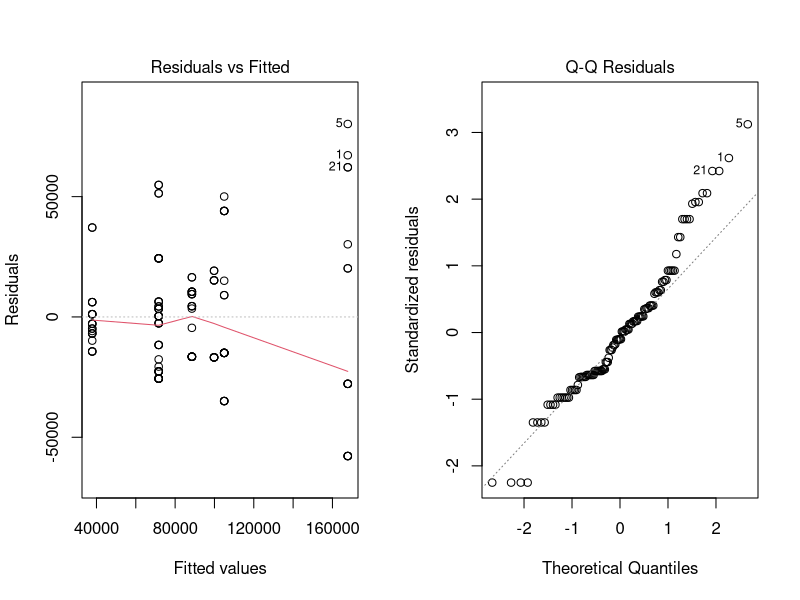
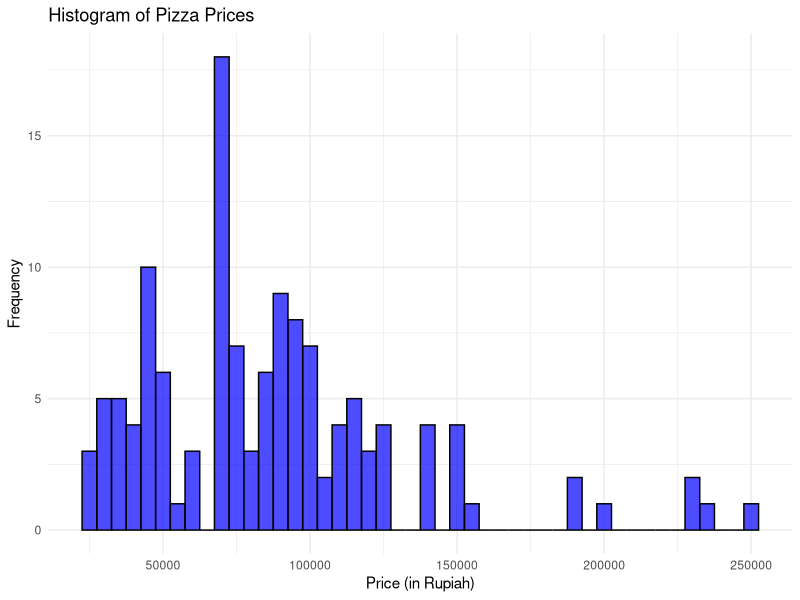
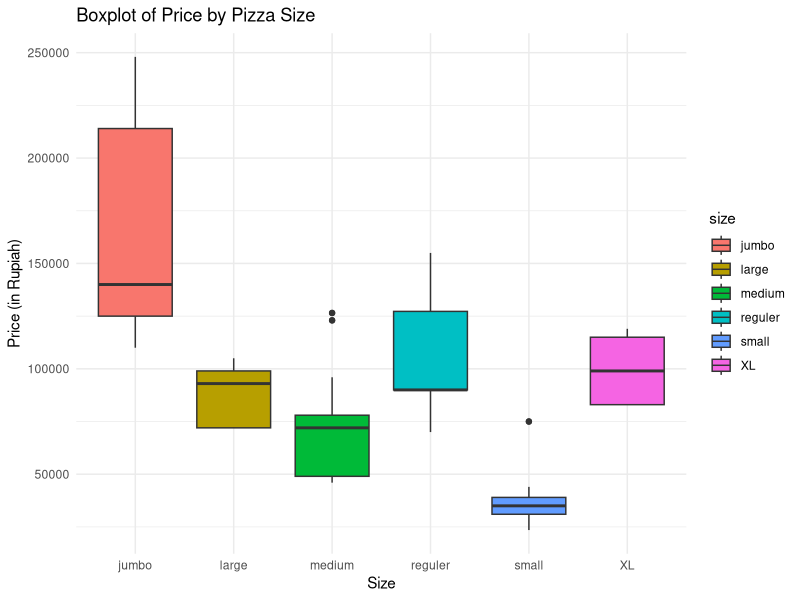
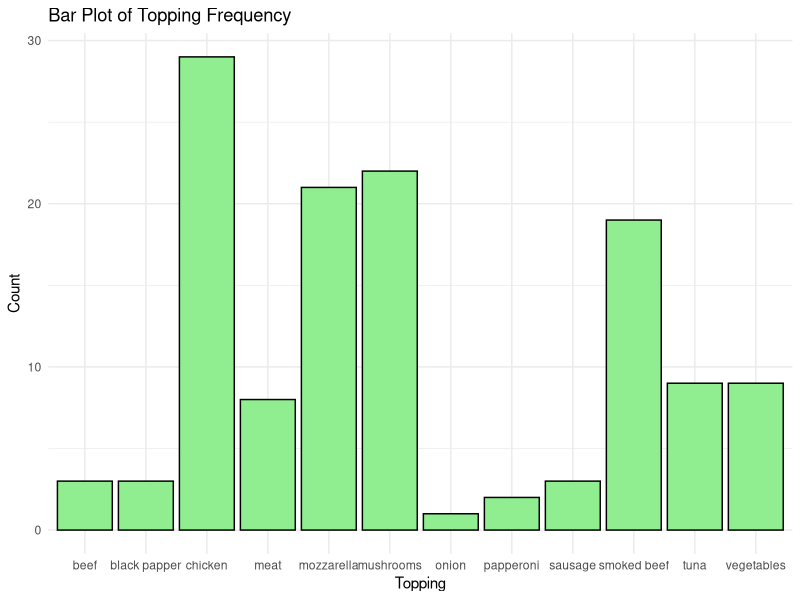
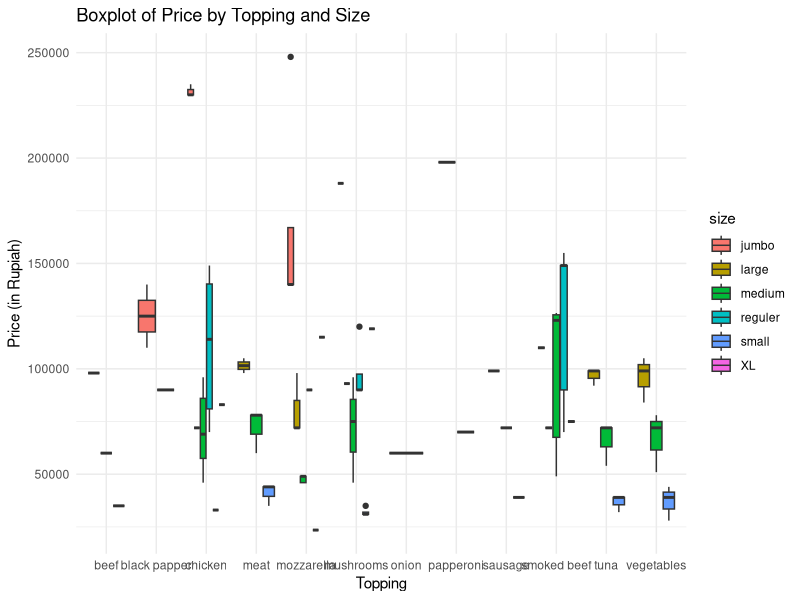
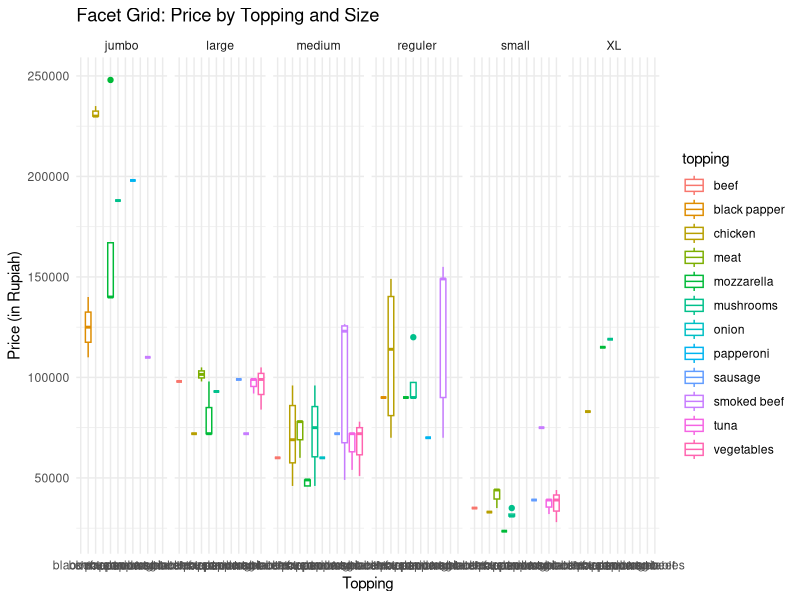

These figures' R source, in order:
# Load the dataset
PizzaData <- read.csv("data/pizza_v1.csv", colClasses = c(
  company = "factor",
  price_rupiah = "numeric",
  diameter = "numeric",
  topping = "factor",
  variant = "factor",
  size = "factor",
  extra_sauce = "factor",
  extra_cheese = "factor"
))

# Display structure to verify data types
str(PizzaData)

# Display the first few rows to ensure data is loaded correctly
head(PizzaData)

# View the dataset in a spreadsheet-like interface (optional)
View(PizzaData)

# Measures of Frequency for categorical variables (e.g., company, topping, variant)
company_freq <- table(PizzaData$company)
topping_freq <- table(PizzaData$topping)
variant_freq <- table(PizzaData$variant)
size_freq <- table(PizzaData$size)

# Display frequency tables
print(company_freq)
print(topping_freq)
print(variant_freq)
print(size_freq)

# For extra features: Frequency of 'extra_sauce' and 'extra_cheese'
extra_sauce_freq <- table(PizzaData$extra_sauce)
extra_cheese_freq <- table(PizzaData$extra_cheese)

# Display these frequencies
print(extra_sauce_freq)
print(extra_cheese_freq)

# Mean (average) of price_rupiah and diameter
mean_price <- mean(PizzaData$price_rupiah)
mean_diameter <- mean(PizzaData$diameter)

# Median (middle value) of price_rupiah and diameter
median_price <- median(PizzaData$price_rupiah)
median_diameter <- median(PizzaData$diameter)

# Mode (most frequent value) - Custom function for mode
get_mode <- function(x) {
  uniq_x <- unique(x)
  uniq_x[which.max(tabulate(match(x, uniq_x)))]
}

# Mode for categorical variables
mode_topping <- get_mode(PizzaData$topping)
mode_variant <- get_mode(PizzaData$variant)
mode_size <- get_mode(PizzaData$size)

# Display results
print(paste("Mean Price:", mean_price))
print(paste("Mean Diameter:", mean_diameter))
print(paste("Median Price:", median_price))
print(paste("Median Diameter:", median_diameter))
print(paste("Mode Topping:", mode_topping))
print(paste("Mode Variant:", mode_variant))
print(paste("Mode Size:", mode_size))

# Variance and Standard Deviation for price_rupiah and diameter
var_price <- var(PizzaData$price_rupiah)
sd_price <- sd(PizzaData$price_rupiah)

var_diameter <- var(PizzaData$diameter)
sd_diameter <- sd(PizzaData$diameter)

# Range (minimum and maximum) for price_rupiah and diameter
range_price <- range(PizzaData$price_rupiah)
range_diameter <- range(PizzaData$diameter)

# Interquartile Range (IQR) for price_rupiah and diameter
iqr_price <- IQR(PizzaData$price_rupiah)
iqr_diameter <- IQR(PizzaData$diameter)

# Display results
print(paste("Variance in Price:", var_price))
print(paste("Standard Deviation in Price:", sd_price))
print(paste("Range of Price:", range_price))
print(paste("IQR of Price:", iqr_price))

print(paste("Variance in Diameter:", var_diameter))
print(paste("Standard Deviation in Diameter:", sd_diameter))
print(paste("Range of Diameter:", range_diameter))
print(paste("IQR of Diameter:", iqr_diameter))

# Correlation between price_rupiah and diameter (only for numerical variables)
cor_price_diameter <- cor(PizzaData$price_rupiah, PizzaData$diameter)

# Cross-tabulation between categorical variables (e.g., company and size)
company_size_crosstab <- table(PizzaData$company, PizzaData$size)

# Display results
print(paste("Correlation between Price and Diameter:", cor_price_diameter))
print("Company and Size Cross-tabulation:")
print(company_size_crosstab)

# Skewness and Kurtosis for price_rupiah
library(e1071)
skew_price <- skewness(PizzaData$price_rupiah)
kurt_price <- kurtosis(PizzaData$price_rupiah)

print(paste("Skewness of Price:", skew_price))
print(paste("Kurtosis of Price:", kurt_price))

# ANOVA for price based on pizza size
anova_size <- aov(price_rupiah ~ size, data = PizzaData)

# Display ANOVA table for size
summary(anova_size)

# Post-hoc test if ANOVA for size is significant
tukey_size <- TukeyHSD(anova_size)

# Display the post-hoc test results
print(tukey_size)

# Check assumptions:
# 1. Residuals vs Fitted plot (for homogeneity of variances)
# 2. Normal Q-Q plot (for normality of residuals)
par(mfrow = c(1, 2))  # Set up two plots side by side
plot(anova_size, 1)   # Residuals vs Fitted plot
plot(anova_size, 2)   # Normal Q-Q plot

# Levene's Test for homogeneity of variances
library(car)
leveneTest(price_rupiah ~ size, data = PizzaData)

# ANOVA for price based on topping type
anova_topping <- aov(price_rupiah ~ topping, data = PizzaData)
summary(anova_topping)

# Post-hoc test if ANOVA for topping is significant
tukey_topping <- TukeyHSD(anova_topping)
print(tukey_topping)

# ANOVA for price based on pizza variant
anova_variant <- aov(price_rupiah ~ variant, data = PizzaData)
summary(anova_variant)

# Post-hoc test if ANOVA for variant is significant
tukey_variant <- TukeyHSD(anova_variant)
print(tukey_variant)

# Load necessary libraries
library(ggplot2)
library(GGally)
library(car)

# Univariate Plots
## 1. Histogram for price_rupiah
ggplot(PizzaData, aes(x = price_rupiah)) +
  geom_histogram(binwidth = 5000, fill = "blue", color = "black", alpha = 0.7) +
  labs(title = "Histogram of Pizza Prices", x = "Price (in Rupiah)", y = "Frequency") +
  theme_minimal()

## 2. Boxplot for price_rupiah by pizza size
ggplot(PizzaData, aes(x = size, y = price_rupiah, fill = size)) +
  geom_boxplot() +
  labs(title = "Boxplot of Price by Pizza Size", x = "Size", y = "Price (in Rupiah)") +
  theme_minimal()

## 3. Bar plot for topping frequency
ggplot(PizzaData, aes(x = topping)) +
  geom_bar(fill = "lightgreen", color = "black") +
  labs(title = "Bar Plot of Topping Frequency", x = "Topping", y = "Count") +
  theme_minimal()

# Multivariate Plots


## 2. Boxplot for price_rupiah by topping and size
ggplot(PizzaData, aes(x = topping, y = price_rupiah, fill = size)) +
  geom_boxplot() +
  labs(title = "Boxplot of Price by Topping and Size", x = "Topping", y = "Price (in Rupiah)") +
  theme_minimal()


## 4. Facet grid to compare price_rupiah by size and topping
ggplot(PizzaData, aes(x = topping, y = price_rupiah)) +
  geom_boxplot(aes(color = topping)) +
  facet_grid(~ size) +
  labs(title = "Facet Grid: Price by Topping and Size", x = "Topping", y = "Price (in Rupiah)") +
  theme_minimal()


